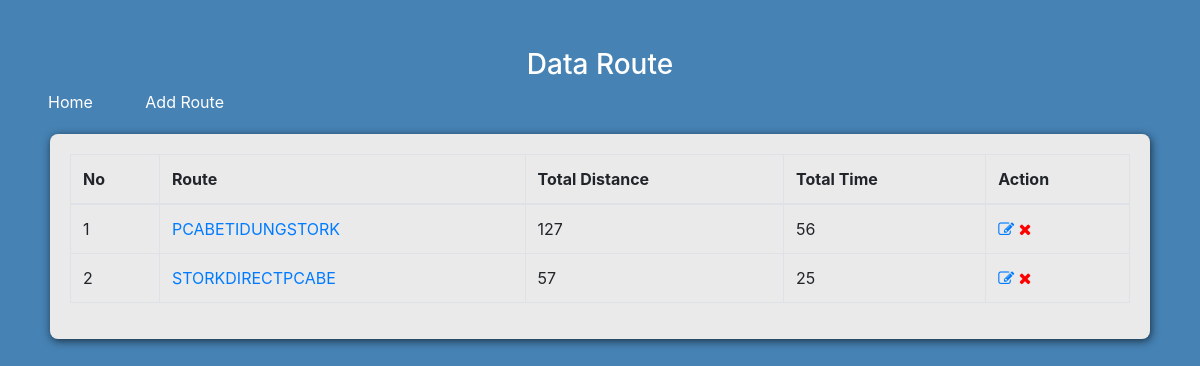
Screenshot of /route/route.php with the database file from the repository.
### tables this page shows
CREATE TABLE `penerbangan` (
  `id` int(11) NOT NULL,
  `dari` varchar(20) NOT NULL,
  `via` varchar(20) NOT NULL,
  `ke` varchar(20) NOT NULL
);

### route/route.php (the view, shortened to what this page needs)
<?php
	include '../connection.php';
?>
<!DOCTYPE html>
<html>
<head>
	<link href="//maxcdn.bootstrapcdn.com/bootstrap/4.1.1/css/bootstrap.min.css" rel="stylesheet" id="bootstrap-css">
	<link rel="stylesheet" type="text/css" href="../css/data.css">
	<link rel="stylesheet" href="https://cdnjs.cloudflare.com/ajax/libs/font-awesome/4.7.0/css/font-awesome.min.css">
</head>
<body>
<h3 class="text-center text-white pt-5" align="center" color="white">Data Route</h3>
<a href="../home.php" class="text-white pl-5">Home</a>
<a href="add_route.php" class="text-white pl-5">Add Route</a>
<div id="kanvas">
<table class="table table-bordered">
	<thead>
	<tr>
		<th>No</th>
		<th>Route</th>
		<th>Total Distance</th>
		<th>Total Time</th>
		<th>Action</th>
	</tr>
</thead>
	<?php
	$no = 1;
	$dist=0;
	$times=0;
	$route = mysqli_query($connect,"SELECT * FROM penerbangan");
	while ($routes = mysqli_fetch_array($route)) {
		$i = $routes['id'];
		$sql = mysqli_query($connect,"SELECT * FROM waypoint INNER JOIN penerbangan ON waypoint.penerbangan_id = penerbangan.id WHERE waypoint.penerbangan_id =$i");
		$sql1 = mysqli_query($connect,"SELECT * FROM penerbangan WHERE id=$i");
		$data = mysqli_fetch_array($sql1);
		while($datas = mysqli_fetch_array($sql)){
			$dis = $datas['distance'];
			$dist += $dis;
			$time = $dis /135 *60;
			$times += $time;
		}
		echo '
		<tr>
			<td>'.$no.'</td>
			<td><a href="view_route.php?id='.$data['id'].'">'.$data['dari'].$data['via'].$data['ke'].'</a></td>
			<td>'.$dist.'</td>
			<td>'.round($times).'</td>
			<td><a href=update_route.php?id='.$data['id'].'> <i class="fa fa-edit"></i> </a><a href="delete_route.php?id='.$data['id'].'"> <i class="fa fa-remove" style="color:red"> </a></td>
		</tr>
		';
		$no++;
		$dist=0;
		$times=0;
	}
	?>
</table>
</div>
</body>
</html>

### css/data.css (style rules this page uses)
body { margin: 0; padding: 0; background-color: #4682B4; height: 100vh; }
#kanvas { background: #EAEAEA; border-radius: 8px; box-shadow: 1px 2px 8px rgba(0,0,0,0.65); height: auto; margin: 20px 50px 20px 50px; width: auto; padding: 20px; }

### rows the page displays
penerbangan: dari "PCABE", via "TIDUNG", ke "STORK", dist "127", times "56"
penerbangan: dari "STORK", via "DIRECT", ke "PCABE", dist "57", times "25"
